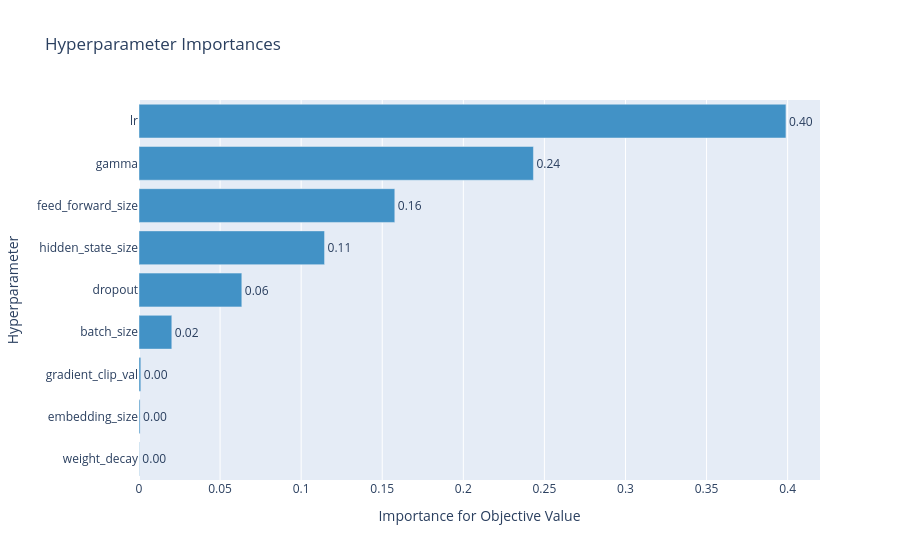

Notebook code cell kept with this figure:
### Code cell
import matplotlib.pyplot as plt
import optuna

%matplotlib inline

optuna.visualization.plot_param_importances(study)

### Figure 1 — Plotly figure (JSON) as saved in the notebook; plotly's stock layout.template omitted (floating-point values rounded to 4 significant figures)
{"data": [{"cliponaxis": false, "hovertemplate": ["weight_decay (LogUniformDistribution): 0.00021373054429636078<extra></extra>", "embedding_size (CategoricalDistribution): 0.000670464606702967<extra></extra>", "gradient_clip_val (UniformDistribution): 0.001118147060173844<extra></extra>", "batch_size (CategoricalDistribution): 0.02023477053235392<extra></extra>", "dropout (UniformDistribution): 0.06340377173284723<extra></extra>", "hidden_state_size (CategoricalDistribution): 0.11442781928177607<extra></extra>", "feed_forward_size (CategoricalDistribution): 0.15774275080458153<extra></extra>", "gamma (UniformDistribution): 0.24323151814583854<extra></extra>", "lr (LogUniformDistribution): 0.3989570272914295<extra></extra>"], "marker": {"color": "rgb(66,146,198)"}, "orientation": "h", "text": ["0.00021373054429636078", "0.000670464606702967", "0.001118147060173844", "0.02023477053235392", "0.06340377173284723", "0.11442781928177607", "0.15774275080458153", "0.24323151814583854", "0.3989570272914295"], "textposition": "outside", "texttemplate": "%{text:.2f}", "type": "bar", "x": [0.0002137, 0.0006705, 0.001118, 0.02023, 0.0634, 0.1144, 0.1577, 0.2432, 0.399], "y": ["weight_decay", "embedding_size", "gradient_clip_val", "batch_size", "dropout", "hidden_state_size", "feed_forward_size", "gamma", "lr"]}], "layout": {"showlegend": false, "title": {"text": "Hyperparameter Importances"}, "xaxis": {"title": {"text": "Importance for Objective Value"}}, "yaxis": {"title": {"text": "Hyperparameter"}}}}
